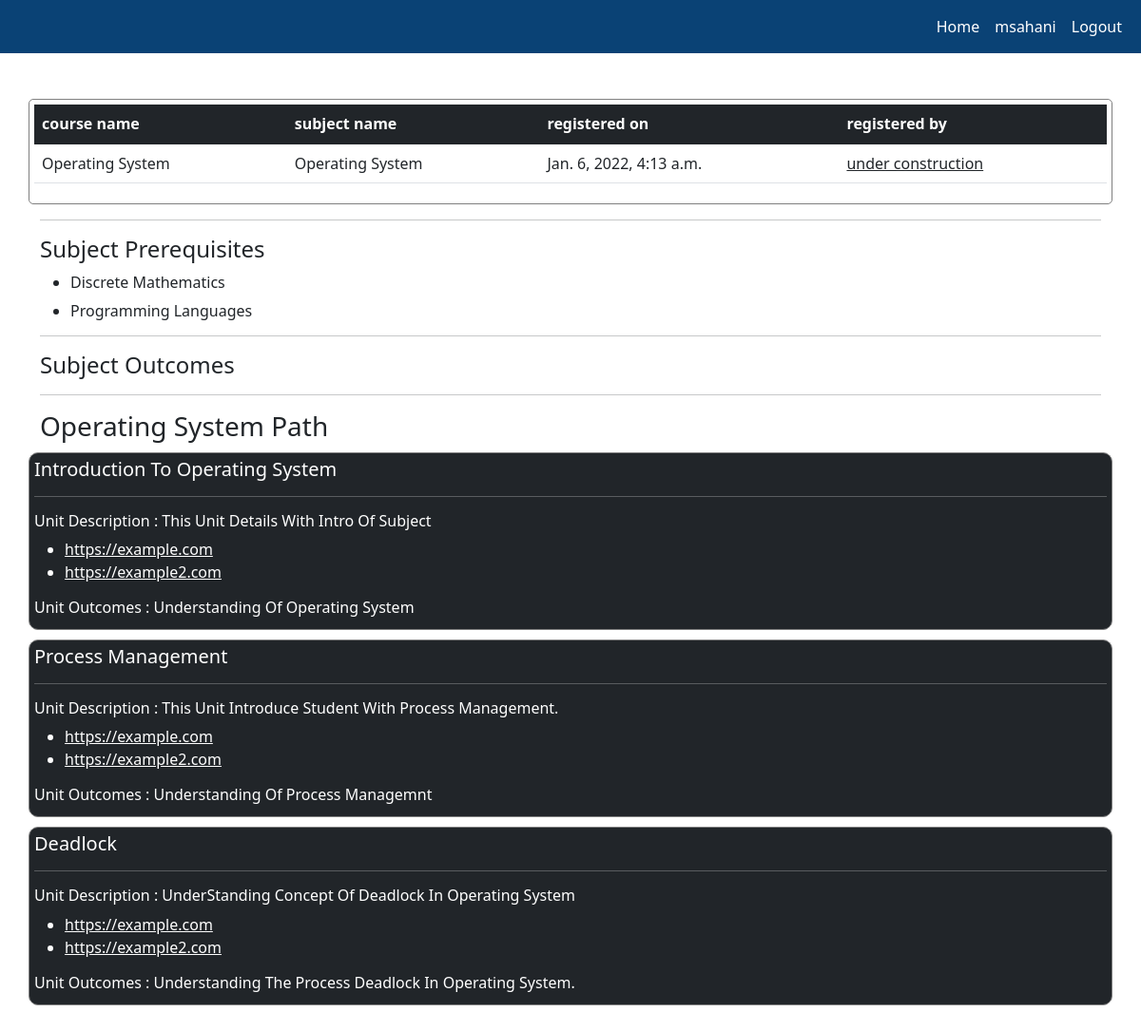
Page /course/courseview/1 (signed in) on the committed database.
### course_system/models.py (models this page shows, shortened)
class CourseData(models.Model):
    course_id = models.AutoField(primary_key=True)
    course_name = models.CharField(max_length=255, blank=True)
    course_json_file = models.FileField(upload_to='documents/')
    uploaded_at = models.DateTimeField(auto_now_add=True)

### course_system/views.py (the view)
# urls.py: path('courseview/<int:course_id>', views.view_coures_coures_id, name = "ViewCourseData")
@login_required
def view_coures_coures_id(request, course_id):
    context = {}
    try:
        course = CourseData.objects.get(course_id=course_id)
        course_json_object = get_json_object(course.course_json_file)
        context['course_model'] = course
        context['course_json_object'] = course_json_object
        course_json_data = CourseJSONdataExtractor(course_json_object)
        context['course_data_object'] = course_json_data
        return render(request, 'course_system/course_data_view.html', context)
    except:
        return redirect('/coures/viewlist')

### course_system/core.py (called while the page is built)
    def get_subject_name(self):
        return self.__subject_name

    def get_course_path(self):
        course_path_keys = list(self.__course_path.keys())
        course_unit_list = []
        for unit in course_path_keys:
            course_unit_list.append(CourseUnitData(self.__course_path.get(unit)))
        return course_unit_list

    def get_course_pre_request(self):
        return self.__course_pre_request

    def get_course_outcomes(self):
        return self.__course_outcomes

    def get_unit_name(self):
        return self.__unit_name

    def get_unit_des(self):
        return self.__unit_des

    def get_unit_links(self):
        return self.__unit_link

    def get_unit_outcomes(self):
        return self.__unit_outcomes

### course_system/utils.py (called while the page is built)
def get_json_object(json_filename):
    try:
        print(MEDIA_ROOT + "/" + str(json_filename))
        course_json_file = open(MEDIA_ROOT + "/" + str(json_filename))
        course_json_object = json.loads(course_json_file.read())
        course_json_file.close()
        return course_json_object
    except Exception as e:
        return None

### course_system/templates/course_system/course_data_view.html (shortened to what this page needs)
{% extends 'course.basic.html' %}
{% block body %}
    <br/>
    <br/>
    <div class="container" style="border: 1px solid gray;padding: 5px;border-radius:5px;">
        <table class="table">
            <thead class="table-dark">
                <th scope="col">
                    course name
                </th>
                <th scope="col">
                    subject name
                </th>
                <th scope="col">
                    registered on
                </th>
                <th scopre="col">
                    registered by
                </th>
        </thead>
        <tbody>
            <tr>
                <td>
                    {{ course_model.course_name }}
                </td>
                <td>
                    {{ course_data_object.get_subject_name }}
                </td>
                <td>
                    {{ course_model.uploaded_at }}
                </td>
                <td>
                    <u>under construction<u>
                </td>
            </tr>
        </tbody>
        </table>
    </div>
    <div class="container">
        <hr/>
    </div>
    <div class="container">
        <p class="h4 text-capitalize">
            subject prerequisites
        </p>
        <ul>
            {% for pre in course_data_object.get_course_pre_request %}
                <li>
                    <p class="h6">{{ pre }}</p>
                </li>
            {% endfor %}
        </ul>
    </div>
    <div class="container">
        <hr/>
    </div>
    <div class="container">
        <p class="h4 text-capitalize">
            subject outcomes
        </p>
    </div>
    <div class="container">
        <hr/>
    </div>
    <div class="container">
        <p class="h3">
            {{ course_model.course_name }} Path
        </p>
    </div>
    {% for unit in course_data_object.get_course_path %}
        <div class="container bg-dark" style="border: 1px solid gray;padding:5px;margin-top: 10px;border-radius : 10px;color:white;">
            <p class="h5 text-capitalize">
                {{ unit.get_unit_name }}
            </p>
            <hr />
            <p class="h6 text-capitalize">
                unit Description : {{ unit.get_unit_des }}
            </p>
            <ul>
                {% for link in unit.get_unit_links %}
                <li>
                    <a href="{{ link }}" style="color:white;">{{ link }}</a>
                </li>
                {% endfor %}
            </ul>
            <p class="h6 text-capitalize">
                unit outcomes : {{ unit.get_unit_outcomes }}
            </p>
        </div>
    {% endfor %}
    <br />
    <br />
    <br />
{% endblock %}

### course_system/templates/course.basic.html (shortened to what this page needs)
{% load static %}
<!doctype html>
<html lang="en">
  <head>
    <link href="https://cdn.jsdelivr.net/npm/bootstrap@5.1.3/dist/css/bootstrap.min.css" rel="stylesheet">
  </head>
  <body class="bg-ligth">
    <nav class="navbar navbar-expand-lg navbar-dark" style="background-color: #0a4275;">
      <div class="container-fluid">
        <div style="justify-content: flex-end;" class="collapse navbar-collapse" id="navbarColor01">
          <ul class="navbar-nav mb-2 mb-lg-0">
            <li class="nav-item">
              <a class="nav-link active" aria-current="page" href="{% url 'home_page' %}">Home</a>
            </li>
            <li class="nav-item">
              <a class="nav-link active" href="#">{{ request.user.username }}</a>
            </li>
            <li class="nav-item">
              <a class="nav-link active" href="{% url 'Logout' %}">Logout</a>
            </li>
          </ul>
        </div>
      </div>
    </nav>
    {% block body %}
    {% endblock %}
  </body>
</html>

### rows in the picture
CourseData: course_name "Operating System", get_subject_name "Operating System", uploaded_at "Jan. 6, 2022, 4:13 a.m."

### other values in the picture
{{ request.user.username }} "msahani"
{{ pre }} "Discrete Mathematics" "Programming Languages"
{{ unit.get_unit_name }} "Introduction To Operating System" "Process Management" "Deadlock"
{{ unit.get_unit_des }} "This Unit Details With Intro Of Subject" "This Unit Introduce Student With Process Management." "UnderStanding Concept Of Deadlock In Operating System"
{{ link }} "https://example.com" "https://example2.com" "https://example.com" "https://example2.com" "https://example.com" "https://example2.com"
{{ unit.get_unit_outcomes }} "Understanding Of Operating System" "Understanding Of Process Managemnt" "Understanding The Process Deadlock In Operating System."
